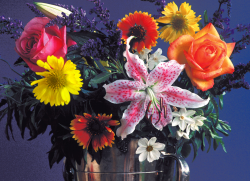
//> input picture lab2/images/flowers_24bits.bmp, 250 x 181 px
$ ./main   (built with g++ and OpenCV 4)
//> lines starting //> are read from the running program, lines starting //| are printed output that depends on the picture; after the words box and inside, x2 and y2 are one past the last pixel; in counts of white or black regions, pixels touching at a corner belong together
//> further down, image is the input picture: 181 rows x 250 cols, CV_8UC3; mean B, G, R 84.2, 77.4, 100.4
### lab2/src/lab2.h
#ifndef LAB2_H
#define LAB2_H
#include <opencv2/opencv.hpp>
using namespace std;
using namespace cv;

typedef struct {
    Mat B;
    Mat G;
    Mat R;
} image_channels_bgr;

typedef struct {
    Mat H;
    Mat S;
    Mat V;
} image_channels_hsv;

image_channels_bgr break_channels(Mat source);

void display_channels(image_channels_bgr bgr_channels);

Mat bgr_2_grayscale(Mat source);

Mat grayscale_2_binary(Mat source, int threshold);

image_channels_hsv bgr_2_hsv(image_channels_bgr bgr_channels);

void display_hsv_channels(image_channels_hsv hsv_channels);

bool IsInside(Mat img, int i, int j);

#endif

### lab2/src/lab2.cpp
#include <iostream>
#include <opencv2/opencv.hpp>
#include "lab2.h"
using namespace std;
using namespace cv;

image_channels_bgr break_channels(Mat source){

    /*
     * Create a function that will copy the R, G and B channels of a color,
     * RGB image (CV_8UC3 type) into three matrices of type CV_8UC1 (grayscale images).
     * Return the three matrices in an image_channels_bgr structure
     *
     * Inputs:
     *  source: the source image(BGR)
     * Variables:
     *  rows: number of rows of the source matrix
     *  cols: number of cols of the source matrix
     *  B, G, R: Matrices that will store each a color channel
     *  bgr_channels: structure of type image_channels_bgr that will return three channels
     */

    int rows = source.rows, cols = source.cols;
//> rows = 181; cols = 250
    Mat B(rows, cols, CV_8UC3), G(rows, cols, CV_8UC3), R(rows, cols, CV_8UC3);
    image_channels_bgr bgr_channels;

    for(int i=0; i<rows; i++){
        for(int j=0; j<cols; j++){

            B.at<Vec3b>(i,j)[1] = 0;
            B.at<Vec3b>(i,j)[2] = 0;

            G.at<Vec3b>(i,j)[0] = 0;
            G.at<Vec3b>(i,j)[2] = 0;


            R.at<Vec3b>(i,j)[1] = 0;
            R.at<Vec3b>(i,j)[0] = 0;

            B.at<Vec3b>(i,j)[0] = source.at<Vec3b>(i,j)[0];
            G.at<Vec3b>(i,j)[1] = source.at<Vec3b>(i,j)[1];
            R.at<Vec3b>(i,j)[2] = source.at<Vec3b>(i,j)[2];
        }
    }
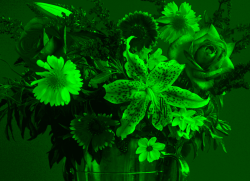
//> G: 181 rows x 250 cols, CV_8UC3; mean B, G, R 0, 77.4, 0
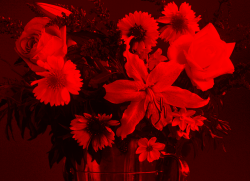
//> R: 181 rows x 250 cols, CV_8UC3; mean B, G, R 0, 0, 100.4

    bgr_channels.B = B;
    bgr_channels.G = G;
    bgr_channels.R = R;

    return bgr_channels;

}

// [13 lines left out: function display_channels, not called in this run]

Mat bgr_2_grayscale(Mat source){
    /*
    * Create a function that will convert a color RGB image (CV_8UC3 type) to a grayscale image (CV_8UC1),
    * and return the result image
    * Inputs: source: the source matrix(BGR)
    * Variables:
    *  rows: number of rows of the source matrix
    *  cols: number of cols of the source matrix
    *  grayscale_image: The grayscale image that you will obtain and return
    */
    Mat grayscale_image(source.rows, source.cols, CV_8UC1);

    //*****START OF YOUR CODE (DO NOT DELETE/MODIFY THIS LINE)*****

    for (size_t i = 0; i < source.rows; i++)
    {
        for (size_t j = 0; j < source.cols; j++)
        {
            Vec3b pixel = source.at<Vec3b>(i, j);
            grayscale_image.at<uchar>(i,j) = (pixel[0] + pixel[1] + pixel[2])/3;
        }

    }
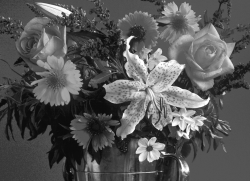
//> grayscale_image: 181 rows x 250 cols, CV_8UC1; min 10, max 255, mean 87


    //*****END OF YOUR CODE(DO NOT DELETE / MODIFY THIS LINE) *****

    return grayscale_image;

}

Mat grayscale_2_binary(Mat source, int threshold){
//> called with threshold = 134
    /*
    * Create a function for converting from grayscale to black and white (binary), using (2.2).
    * Test the operation on multiple images, and using multiple thresholds.
    * Inputs:
    *    source: grayscale image
    *    threshold: the threshold you are going to use to perform the binarization
    *  Variables:
    *    rows: number of rows of the source matrix
    *    cols: number of cols of the source matrix
    *    binary: the resulted binarized image
    */

    Mat binary = source.clone();

    //*****START OF YOUR CODE (DO NOT DELETE/MODIFY THIS LINE)*****

    for(int i=0; i<source.rows; i++) {
        for(int j=0; j<source.cols; j++) {
            if(source.at<uchar>(i,j) < threshold) {
                binary.at<uchar>(i,j) = 0;
            }
            else {
                binary.at<uchar>(i,j) = 255;
            }
        }
    }
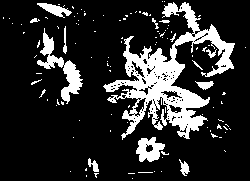
//> binary: 181 rows x 250 cols, CV_8UC1; 17.5% white; 114 white regions (100 under 20 px), largest, box (x1, y1, x2, y2) and area: (103, 2, 235, 140) 5469, (37, 28, 83, 104) 907, (136, 137, 165, 162) 449

    //*****END OF YOUR CODE(DO NOT DELETE / MODIFY THIS LINE) *****
    return binary;
}

image_channels_hsv bgr_2_hsv(image_channels_bgr bgr_channels){
    /*
    * Create a function that will compute the H, S and V values from the R, G, B channels of
    * an image, using the equations from 2.6. Store each value (H, S, V) in a CV_8UC1 matrix that will be
    * stored in an image_channels_hsv struct.
    * Inputs:
    *    bgr_channels: structure that stores the B, G, R channels of an image
    * Variables:
    *    rows: number of rows of the source matrix
    *    cols: number of cols of the source matrix
    *    H, S, V: matrices that will store the values of the 3 different channels (Pay attention to the type of elements
    *       that are stored in these matrices.
    *    hsv_channels: structure that will store the H, S, V channels
    */

    int rows = bgr_channels.B.rows;
//> rows = 181
    int cols = bgr_channels.B.cols;
//> cols = 250
    Mat H = Mat::zeros(rows, cols, CV_8UC1);
//> H: 181 rows x 250 cols, CV_8UC1; every value is 0
    Mat S = Mat::zeros(rows, cols, CV_8UC1);
    Mat V = Mat::zeros(rows, cols, CV_8UC1);

    image_channels_hsv hsv_channels;

    //*****START OF YOUR CODE (DO NOT DELETE/MODIFY THIS LINE)*****

    for (size_t i = 0; i < rows; i++)
    {
        for (size_t j = 0; j < cols; j++)
        {
            float r = bgr_channels.R.at<Vec3b>(i,j)[2] / 255.0f;
            float g = bgr_channels.G.at<Vec3b>(i,j)[1] / 255.0f;
            float b = bgr_channels.B.at<Vec3b>(i,j)[0] / 255.0f;

            float M = std::max(std::max(r, g), b);
            float m = std::min(std::min(r, g), b);

            V.at<uchar>(i, j) = static_cast<uchar>(M * 255);
            S.at<uchar>(i,j) = static_cast<uchar>((M == 0 ? 0 : (M - m) / M) * 255);

            float h;
            if (M-m == 0) h = 0;
            else if (M == r) h = 60.0f * (g - b) / (M-m);
            else if (M == g) h = 120.0f + 60.0f * (b - r) / (M-m);
            else h = 240.0f + 60.0f * (r - g) / (M-m);

            if (h < 0) h += 360.0f;
            H.at<uchar>(i,j) = static_cast<uchar>(h * 255.0f / 360.0f);
        }

    }
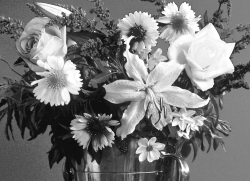
//> V: 181 rows x 250 cols, CV_8UC1; min 12, max 255, mean 119.6
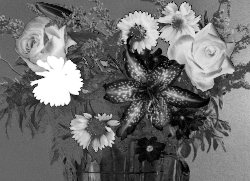
//> S: 181 rows x 250 cols, CV_8UC1; min 0, max 255, mean 110
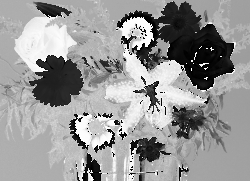
//> H: 181 rows x 250 cols, CV_8UC1; min 0, max 254, mean 150.9


    //*****END OF YOUR CODE(DO NOT DELETE / MODIFY THIS LINE) *****

    hsv_channels.H = H;
    hsv_channels.S = S;
    hsv_channels.V = V;

    return hsv_channels;
}

// [36 lines left out: functions display_hsv_channels, IsInside, not called in this run]

### lab2/main.cpp
#include <iostream>
#include <opencv2/opencv.hpp>
#include "./src/lab2.h"

using namespace std;
using namespace cv;

int main(){
    Mat image = imread("images/flowers_24bits.bmp", IMREAD_COLOR);
    imshow("Original", image);


    image_channels_bgr bgr_channels = break_channels(image);
    imshow("Blue", bgr_channels.B);
    imshow("Green", bgr_channels.G);
    imshow("Red", bgr_channels.R);

    Mat gray_image = bgr_2_grayscale(image);
    imshow("Gray", gray_image);

    srand(time(0));  // Initialize random seed
    int threshold = rand() % 256;
    Mat binary_image = grayscale_2_binary(gray_image, threshold);
    imshow("Binary (t=" + to_string(threshold) + ")", binary_image);

    image_channels_hsv hsv_image = bgr_2_hsv(bgr_channels);
    imshow("Hue", hsv_image.H);
    imshow("Saturation", hsv_image.S);
    imshow("Value", hsv_image.V);

    waitKey(0);
    return 0;
}

$ run again, with lab2/images/afmsurf.bmp copied over lab2/images/flowers_24bits.bmp
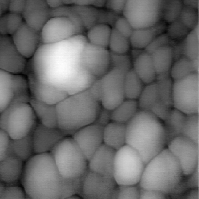
//> input picture lab2/images/afmsurf.bmp, 199 x 199 px
//> image is the input picture: 199 rows x 199 cols, CV_8UC3; min 3, max 254, mean 103.3
//> after the loop in break_channels, `for(int i=0; i<rows; i++)`:
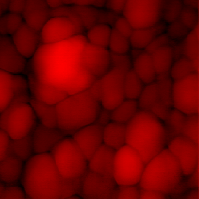
//> R: 199 rows x 199 cols, CV_8UC3; mean B, G, R 0, 0, 103.3
//> after the loop in grayscale_2_binary, `for(int i=0; i<source.rows; i++)`:
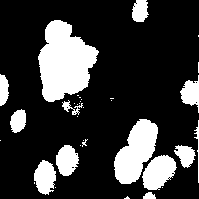
//> binary: 199 rows x 199 cols, CV_8UC1; 22.1% white; 34 white regions (21 under 20 px), largest, box (x1, y1, x2, y2) and area: (38, 20, 99, 102) 3268, (114, 119, 158, 184) 1736, (142, 155, 177, 190) 831
//> in bgr_2_hsv, `int rows = bgr_channels.B.rows;`: rows = 199
//> H: 199 rows x 199 cols, CV_8UC1; every value is 0

$ run again, with lab2/images/alumgrns.bmp copied over lab2/images/flowers_24bits.bmp
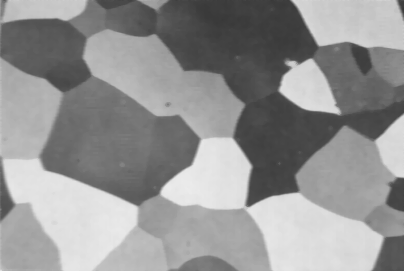
//> input picture lab2/images/alumgrns.bmp, 404 x 271 px
//> image is the input picture: 271 rows x 404 cols, CV_8UC3; min 55, max 236, mean 147.1
//> after the loop in grayscale_2_binary, `for(int i=0; i<source.rows; i++)`:
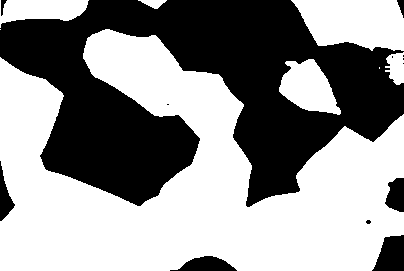
//> binary: 271 rows x 404 cols, CV_8UC1; 57.2% white; 13 black regions (6 under 20 px), largest, box (x1, y1, x2, y2) and area: (0, 0, 404, 207) 44325, (372, 235, 404, 271) 858, (170, 256, 237, 271) 614
//> in bgr_2_hsv, `int rows = bgr_channels.B.rows;`: rows = 271
//> in bgr_2_hsv, `int cols = bgr_channels.B.cols;`: cols = 404
//> H: 271 rows x 404 cols, CV_8UC1; every value is 0
